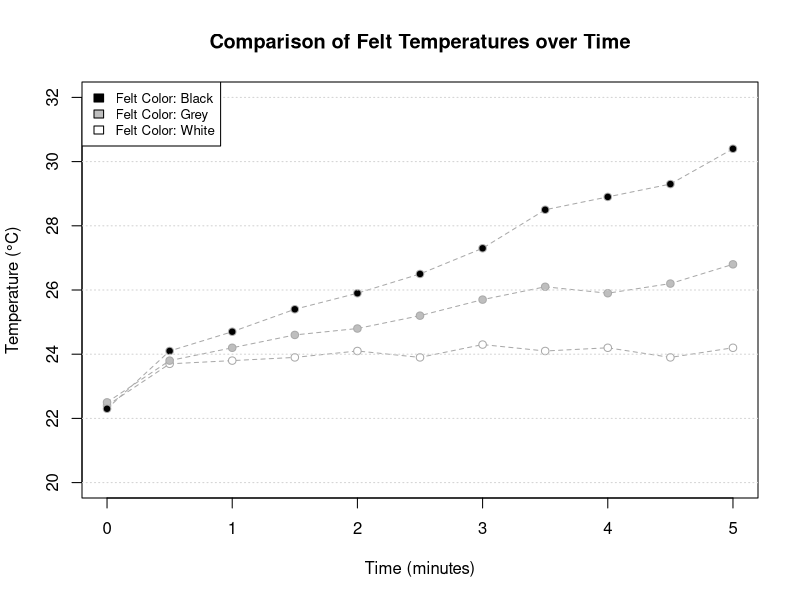

This figure's R source:
## ---- chunk 1
feltW<-c(22.4,23.7,23.8,23.9,24.1,23.9,24.3,24.1,24.2,23.9,24.2)
feltG<-c(22.5,23.8,24.2,24.6,24.8,25.2,25.7,26.1,25.9,26.2,26.8)
feltB<-c(22.3,24.1,24.7,25.4,25.9,26.5,27.3,28.5,28.9,29.3,30.4)
## ---- chunk 2
timeMin<-c(0,0.5,1.0,1.5,2.0,2.5,3.0,3.5,4.0,4.5,5.0)
## ---- chunk 3
plot(timeMin,feltW, pch=21,col="darkgrey",bg="white", type="o", lty=2, ylim=c(20,32), ylab="Temperature (°C)", xlab="Time (minutes)", main="Comparison of Felt Temperatures over Time")
points(timeMin, feltG, pch=21,col="darkgrey",bg="grey", type="o", lty=2)
points(timeMin, feltB, pch=21,col="darkgrey",bg="black", type="o", lty=2)
abline(h=seq(20,32,by=2),lty=3,col="lightgrey")
legend("topleft", legend=c("Felt Color: Black", "Felt Color: Grey", "Felt Color: White"), fill=c("black", "grey", "white"), cex=0.8)
